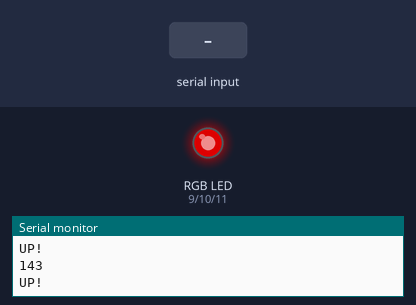
A sketch run on a simulated Arduino Uno, built with avr-gcc and run on an emulated ATmega328P. On the bench: an RGB LED mixed from three pins (HIGH = lit), the last lines printed to the serial monitor. Inputs (shaded band) come from the test bench. Dim RGB values are drawn brighter than linear.

Above: at 1.25 s.
1.3 s: "2" received over Serial
At 2.1 s:
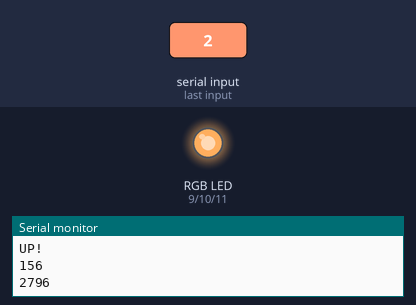
2.8 s: "1" received over Serial
At 3.1 s:
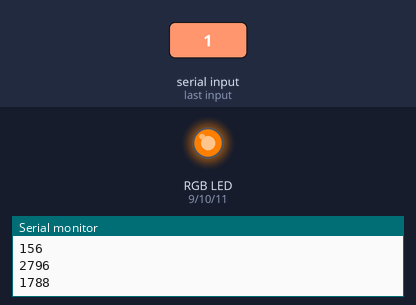
Timing chart, 0 to 5.8 s (numbered marks = the images above; inputs shaded):
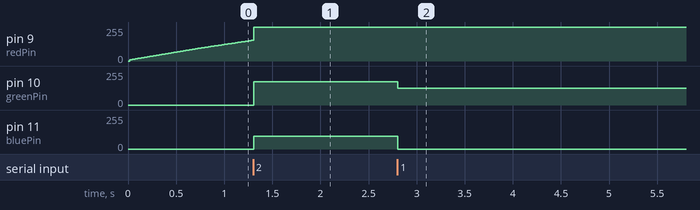

The sketch:

LED_Experiment_4_SteppableLamp.ino
```cpp
const int  c = int('c'); // check ready
const int  d = int('d'); // down
const int  l = int('l'); // launch demo
const int  m = int('m'); // max on
const int  o = int('o'); // off
const int  r = int('r'); // reset
const int  u = int('u'); // up
const int  l1 = int('1'); // 1800K
const int  l3 = int('2'); // 2700K
const int  l5 = int('5'); // 5000K

// HAND TUNED FOR BETTER FADE FROM 0 TO NONZERO ON GREEN AND BLUE
int kLoForTable = 420;
int kHiForTable = 5000;
int stepSize = 18;
int indexTotal = 254;
int rTable[] = {255, 255, 255, 255, 255, 255, 255, 255, 255, 255, 255, 255, 255, 255, 255, 255, 255, 255, 255, 255, 255, 255, 255, 255, 255, 255, 255, 255, 255, 255, 255, 255, 255, 255, 255, 255, 255, 255, 255, 255, 255, 255, 255, 255, 255, 255, 255, 255, 255, 255, 255, 255, 255, 255, 255, 255, 255, 255, 255, 255, 255, 255, 255, 255, 255, 255, 255, 255, 255, 255, 255, 255, 255, 255, 255, 255, 255, 255, 255, 255, 255, 255, 255, 255, 255, 255, 255, 255, 255, 255, 255, 255, 255, 255, 255, 255, 255, 255, 255, 255, 255, 255, 255, 255, 255, 255, 255, 255, 255, 255, 255, 255, 255, 255, 255, 255, 255, 255, 255, 255, 255, 255, 255, 255, 255, 255, 255, 255, 255, 255, 255, 255, 255, 255, 255, 255, 255, 255, 255, 255, 255, 255, 255, 255, 255, 255, 255, 255, 255, 255, 255, 255, 255, 255, 255, 255, 255, 255, 255, 255, 255, 255, 255, 255, 255, 255, 255, 255, 255, 255, 255, 255, 255, 255, 255, 255, 255, 255, 255, 255, 255, 255, 255, 255, 255, 255, 255, 255, 255, 255, 255, 255, 255, 255, 255, 255, 255, 255, 255, 255, 255, 255, 255, 255, 255, 255, 255, 255, 255, 255, 255, 255, 255, 255, 255, 255, 255, 255, 255, 255, 255, 255, 255, 255, 255, 255, 255, 255, 255, 255, 255, 255, 255, 255, 255, 255, 255, 255, 255, 255, 255, 255, 255, 255, 255, 255, 255, 255, 255, 255, 255, 255, 255, 255};
int gTable[] = {0, 0, 0, 0, 0, 0, 1, 2, 3, 5, 7, 9, 11, 14, 17, 20, 23, 26, 29, 31, 34, 37, 39, 42, 44, 46, 49, 51, 53, 55, 58, 60, 62, 64, 66, 68, 70, 72, 73, 75, 77, 79, 81, 82, 84, 86, 87, 89, 90, 92, 94, 95, 97, 98, 99, 101, 102, 104, 105, 106, 108, 109, 110, 112, 113, 114, 115, 117, 118, 119, 120, 121, 123, 124, 125, 126, 127, 128, 129, 130, 131, 132, 133, 134, 135, 136, 137, 138, 139, 140, 141, 142, 143, 144, 145, 146, 147, 148, 149, 149, 150, 151, 152, 153, 154, 154, 155, 156, 157, 158, 158, 159, 160, 161, 161, 162, 163, 164, 164, 165, 166, 167, 167, 168, 169, 169, 170, 171, 171, 172, 173, 173, 174, 175, 175, 176, 177, 177, 178, 178, 179, 180, 180, 181, 182, 182, 183, 183, 184, 184, 185, 186, 186, 187, 187, 188, 188, 189, 189, 190, 190, 191, 192, 192, 193, 193, 194, 194, 195, 195, 196, 196, 197, 197, 198, 198, 198, 199, 199, 200, 200, 201, 201, 202, 202, 203, 203, 204, 204, 204, 205, 205, 206, 206, 207, 207, 207, 208, 208, 209, 209, 209, 210, 210, 211, 211, 211, 212, 212, 213, 213, 213, 214, 214, 215, 215, 215, 216, 216, 216, 217, 217, 218, 218, 218, 219, 219, 219, 220, 220, 220, 221, 221, 221, 222, 222, 222, 223, 223, 223, 224, 224, 224, 225, 225, 225, 226, 226, 226, 227, 227, 227, 228, 228};
int bTable[] = {0, 0, 0, 0, 0, 0, 0, 0, 0, 0, 0, 0, 0, 0, 0, 0, 0, 0, 0, 0, 0, 0, 0, 0, 0, 0, 0, 0, 0, 0, 0, 0, 0, 0, 0, 0, 0, 0, 0, 0, 0, 0, 0, 0, 0, 0, 0, 0, 0, 0, 0, 0, 0, 0, 0, 0, 0, 0, 0, 0, 0, 0, 0, 0, 0, 0, 0, 0, 0, 0, 0, 0, 0, 0, 0, 0, 0, 0, 1, 2, 3, 5, 7, 10, 13, 16, 19, 22, 25, 27, 29, 31, 33, 34, 36, 38, 40, 42, 43, 45, 47, 48, 50, 52, 53, 55, 57, 58, 60, 61, 63, 65, 66, 68, 69, 71, 72, 74, 75, 76, 78, 79, 81, 82, 84, 85, 86, 88, 89, 90, 92, 93, 94, 96, 97, 98, 99, 101, 102, 103, 104, 106, 107, 108, 109, 110, 112, 113, 114, 115, 116, 117, 119, 120, 121, 122, 123, 124, 125, 126, 127, 128, 129, 131, 132, 133, 134, 135, 136, 137, 138, 139, 140, 141, 142, 143, 144, 145, 146, 147, 148, 149, 149, 150, 151, 152, 153, 154, 155, 156, 157, 158, 159, 160, 160, 161, 162, 163, 164, 165, 166, 167, 167, 168, 169, 170, 171, 172, 172, 173, 174, 175, 176, 176, 177, 178, 179, 180, 180, 181, 182, 183, 183, 184, 185, 186, 186, 187, 188, 189, 189, 190, 191, 192, 192, 193, 194, 195, 195, 196, 197, 197, 198, 199, 199, 200, 201, 202, 202, 203, 204, 204, 205, 206};

int redPin = 9;
int greenPin = 10;
int bluePin = 11;

int serinp;  // serial input
int index;   // index into the various data
int calcedIndex; // calced index into sub table
int currentTemp; // current index in Kelvin
int rValue;  // red LED value
int gValue;  // green LED value
int bValue;  // blue LED value
int redWidth = 255;  // width of first data set (red only segment)

int demoflag;
int demodirection;

int CalculateIndexFromKelvin(int value)
{
  int oldValue = 0;

  if(value > kLoForTable)
  {
    int i = -1;
    int newValue = 0;

    while(i < indexTotal && newValue < value)
    {
      oldValue = i;
      i = i + 1;
      newValue = stepSize * i + kLoForTable;
    }

    oldValue = oldValue+redWidth;
  }

  return oldValue;
}

void CalculateLEDValues()
{
  if(index <= redWidth)
  {
    rValue = index;
    gValue = 0;
    bValue = 0;
  }
  else
  {
    calcedIndex = index - redWidth;
    rValue = rTable[calcedIndex];
    gValue = gTable[calcedIndex];
    bValue = bTable[calcedIndex];
  }

  if(index <= redWidth)
  {
    Serial.println(index,DEC);
  }
  else
  {
    Serial.println(kLoForTable + ((index - redWidth) * stepSize),DEC);
  }

  analogWrite(redPin, rValue);
  analogWrite(greenPin, gValue);
  analogWrite(bluePin, bValue);
}

void up()
{
  if(index < (indexTotal + redWidth - 1))
  {
    Serial.print("UP!\n");
    index++;
    CalculateLEDValues();
  }
  else
  {
    Serial.print("UP! Er, no. Already at max\n");
    if(demodirection == 1) demodirection = 0;
    if(demoflag == 1)
    {
      analogWrite(bluePin, 255);
      analogWrite(redPin, 0);
      analogWrite(greenPin, 0);
      delay(50);
    }
  }
}

void down()
{
  if(index > 0)
  {
    Serial.print("DOWN!\n");
    index--;
    CalculateLEDValues();
  }
  else
  {
    Serial.print("DOWN! Er, no. Already at min\n");
    if(demodirection == 0) demodirection = 1;
  }
}

void reset()
{
  index = 0;
  currentTemp = kLoForTable;
  demoflag = 0;
  CalculateLEDValues();
  Serial.println("Reset complete\n");
}

void demo()
{
  demoflag = 1;
  demodirection = 1;
}

void demoaction()
{
  if(demoflag==1)
  {
    if(demodirection == 1)
    {
      up();
    }
    else
    {
      down();
    }

    if(index > redWidth)
    {
      delay(50);
    }
  }
}

void maxon()
{
   analogWrite(bluePin, 255);
   analogWrite(redPin, 255);
   analogWrite(greenPin, 255);
}

void setup()
{
  Serial.begin(9600);           // set up Serial library at 9600 bps
  Serial.flush();

  pinMode(redPin, OUTPUT);
  pinMode(greenPin, OUTPUT);
  pinMode(bluePin, OUTPUT);

  reset();
  demo();
}

void loop()
{

  serinp = 0;
  while (Serial.available() > 0)
  {
    serinp = Serial.read();
    switch (serinp)
    {
      case c:
      {
        demoflag = 0;
        Serial.print("Ready!\n");
        break;
      }
      case u:
      {
        demoflag = 0;
        up();
        break;
      }
      case d:
      {
        demoflag = 0;
        down();
        break;
      }
      case o:
      {
        demoflag = 0;
        reset();
        break;
      }
      case r:
      {
        demoflag = 0;
        reset();
        break;
      }
      case l:
      {
        demoflag = 0;
        demo();
        break;
      }
      case m:
      {
        demoflag = 0;
        maxon();
        break;
      }
      case l1:
      {
        demoflag = 0;
        index = CalculateIndexFromKelvin(1800);
        CalculateLEDValues();
        break;
      }
      case l3:
      {
        demoflag = 0;
        index = CalculateIndexFromKelvin(2800);
        CalculateLEDValues();
        break;
      }
      case l5:
      {
        demoflag = 0;
        index = CalculateIndexFromKelvin(5000);
        CalculateLEDValues();
        break;
      }
      default:
      {
        Serial.println("unrecognized command\n");
      }
    }
  }
    demoaction();
    delay(1);
}
```

Measured:
- after the input at 1.3 s, pin 11 (bluePin): 0/255 → 94/255 at once
- after the input at 2.8 s, pin 10 (greenPin): 174/255 → 127/255 at once; pin 11 (bluePin): 94/255 → 0/255 at once
